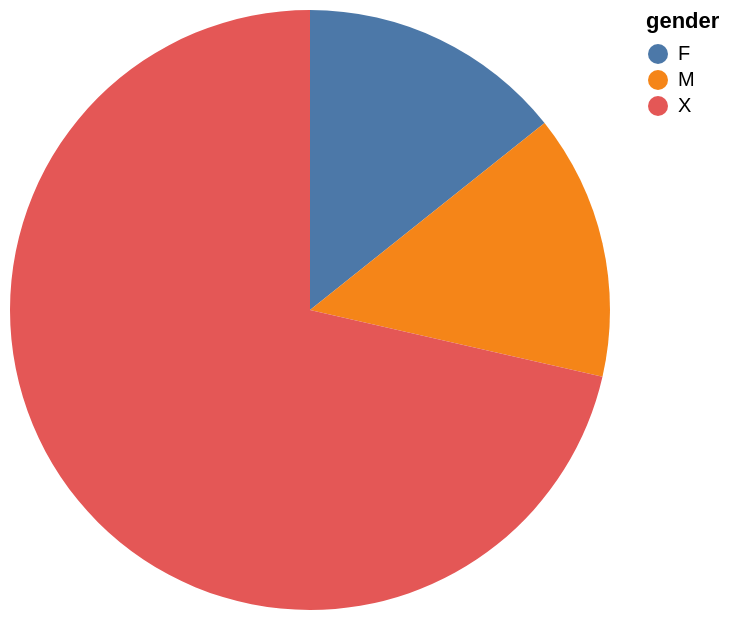

Source (Vega-Lite JSON):
### Vega-Lite specification from a JSON file in a GitHub repository (floating-point values rounded to 4 significant figures)
{"data": {"values": [{"x_data": "F", "y_data": 1}, {"x_data": "M", "y_data": 1}, {"x_data": "X", "y_data": 5}]}, "mark": "arc", "encoding": {"theta": {"field": "y_data", "type": "quantitative", "title": "count(*)"}, "color": {"field": "x_data", "type": "nominal", "title": "gender"}}}
